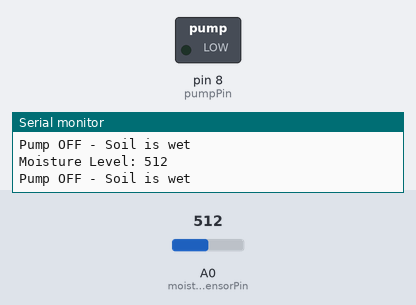
Simulated run of this sketch. Board: Arduino Uno, built with avr-gcc and run on an emulated ATmega328P. Shown: switched loads named in the sketch (green lamp = pin HIGH), the last lines printed to the serial monitor. The test bench sets the inputs (shaded band); at power-on: A0 (moistureSensorPin) = 512.

Above: at 1.8 s.
1.9 s: A0 (moistureSensorPin) set to 484
At 2.4 s:
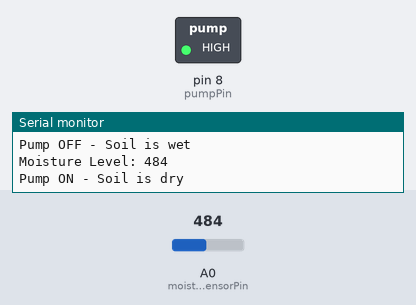
3.5 s: A0 (moistureSensorPin) set to 510
At 5.2 s:
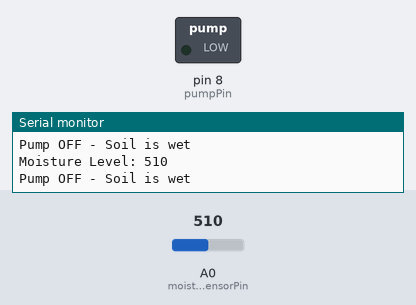
5.5 s: A0 (moistureSensorPin) set to 490
At 6.7 s:
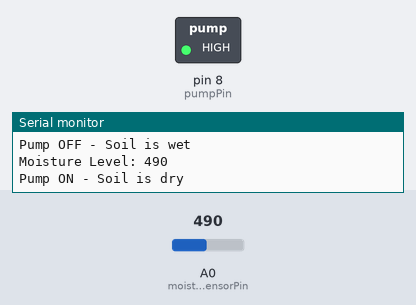
Timing chart, 0 to 8.5 s (numbered marks = the images above; inputs shaded):
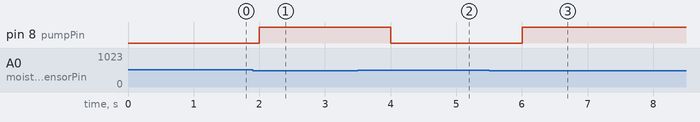

Measured:
- the behaviour switches between 500 and 499 on A0 (moistureSensorPin) (found by bisection; images 0 and 1)
- after the input at 1.9 s, pin 8 (pumpPin): LOW → HIGH after 0.10 s
- after the input at 3.5 s, pin 8 (pumpPin): HIGH → LOW after 0.50 s
- after the input at 5.5 s, pin 8 (pumpPin): LOW → HIGH after 0.50 s

The sketch:

code.ino
```cpp
// Pin Definitions

const int moistureSensorPin = A0; // Analog pin connected to sensor
const int pumpPin = 8;            // Digital pin to control the pump (via transistor or relay)

// Threshold for dry soil
const int drySoilThreshold = 500; // Adjust this value based on your sensor readings

void setup() {
  pinMode(pumpPin, OUTPUT);
  digitalWrite(pumpPin, LOW);  // Start with pump OFF
  Serial.begin(9600);          // For debugging
}

void loop() {
  int moistureLevel = analogRead(moistureSensorPin);

  // Print the moisture level to Serial Monitor
  Serial.print("Moisture Level: ");
  Serial.println(moistureLevel);

  if (moistureLevel < drySoilThreshold) {
    // Soil is dry, turn ON the pump
    digitalWrite(pumpPin, HIGH);
    Serial.println("Pump ON - Soil is dry");
  } else {
    // Soil has enough moisture, turn OFF the pump
    digitalWrite(pumpPin, LOW);
    Serial.println("Pump OFF - Soil is wet");
  }

  delay(1000); // Wait 1 second before next reading
}
```
